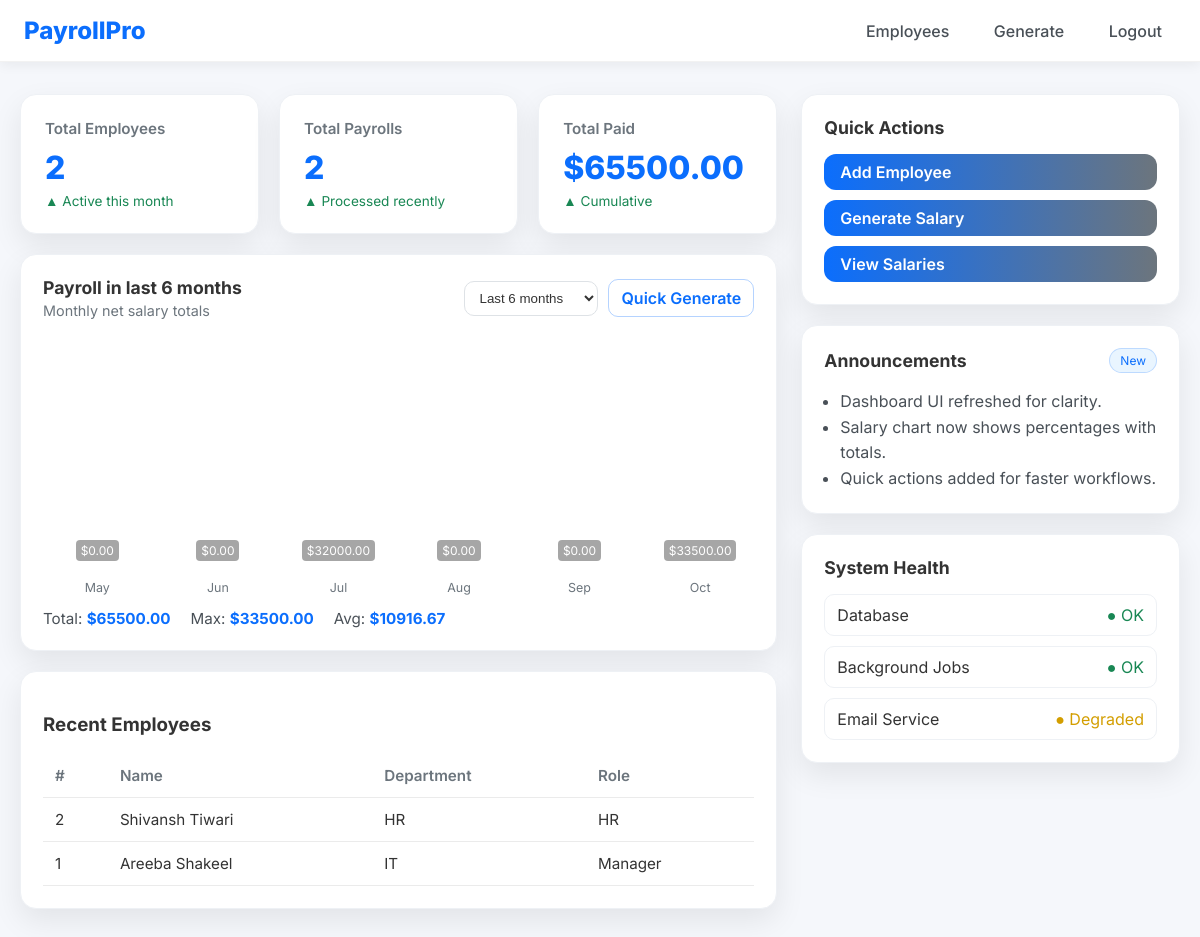
The page /dashboard (signed in) on the database its author committed.
### app.py (models this page shows)
class Employee(db.Model):
    id = db.Column(db.Integer, primary_key=True)
    name = db.Column(db.String(100))
    department = db.Column(db.String(100))
    role = db.Column(db.String(100))
    joining_date = db.Column(db.String(100))
    basic_salary = db.Column(db.Float)

### app.py (the view)
@app.route('/dashboard')
def dashboard():
    if not session.get('user_id'):
        return redirect(url_for('login'))
    total_employees = Employee.query.count()
    total_payrolls = Salary.query.count()
    total_paid = 0.0
    for s in Salary.query.all():
        try:
            total_paid += float(s.net_salary or 0)
        except Exception:
            pass
    recent_employees = Employee.query.order_by(Employee.id.desc()).limit(5).all()
    def last_n_months(n=6):
        now = datetime.now()
        months = []
        y = now.year
        m = now.month
        for _ in range(n):
            months.append((y, m))
            m -= 1
            if m == 0:
                m = 12
                y -= 1
        months.reverse()
        return months
    months = last_n_months(6)
    month_labels = [f"{calendar.month_abbr[m]} {y}" for (y, m) in months]
    month_map = {(y, m): 0.0 for (y, m) in months}
    for s in Salary.query.all():
        try:
            parts = s.date.split('-')
            y = int(parts[0]); m = int(parts[1])
            if (y, m) in month_map:
                month_map[(y, m)] += float(s.net_salary or 0)
        except Exception:
            continue
    month_values = [round(month_map[(y, m)], 2) for (y, m) in months]
    max_month_value = max(month_values) if month_values and max(month_values) > 0 else 1
    chart_data = []
    for label, value in zip(month_labels, month_values):
        try:
            h = int((value / max_month_value) * 100) if max_month_value else 0
        except Exception:
            h = 0
        chart_data.append({
            'label': label,
            'value': value,
            'formatted': "${:.2f}".format(value),
            'h': h
        })
    stats = {
        'total_employees': total_employees,
        'total_payrolls': total_payrolls,
        'total_paid': round(total_paid, 2)
    }
    return render_template('dashboard.html', stats=stats, chart_labels=month_labels, chart_values=month_values, chart_data=chart_data, max_month_value=max_month_value, recent_employees=recent_employees)

### app.py (called while the page is built)
@app.context_processor
def inject_current_year():
    return { 'current_year': datetime.now().year }

### templates/dashboard.html (shortened to what this page needs)
<!DOCTYPE html>
<html lang="en">
<head>
</head>
<body>
<header>
    <a class="brand" href="#">PayrollPro</a>
    <div class="nav-links">
        <a href="{{ url_for('view_employees') }}">Employees</a>
        <a href="{{ url_for('generate_salary') }}">Generate</a>
        <a href="{{ url_for('logout') }}">Logout</a>
    </div>
</header>
<main>
    <div class="left-col">
        <div class="stat-cards">
            <div class="stat-card">
                <h3>Total Employees</h3>
                <div class="value">{{ stats.total_employees }}</div>
                <div class="stat-trend">▲ Active this month</div>
            </div>
            <div class="stat-card">
                <h3>Total Payrolls</h3>
                <div class="value">{{ stats.total_payrolls }}</div>
                <div class="stat-trend">▲ Processed recently</div>
            </div>
            <div class="stat-card">
                <h3>Total Paid</h3>
                <div class="value">${{ "{:.2f}".format(stats.total_paid) }}</div>
                <div class="stat-trend">▲ Cumulative</div>
            </div>
        </div>
        <div class="panel">
            <div class="panel-header">
                <div>
                    <h3>Payroll in last 6 months</h3>
                    <p>Monthly net salary totals</p>
                </div>
                <div class="toolbar">
                    <select class="select">
                        <option>Last 6 months</option>
                    </select>
                    <a class="btn-ghost" href="{{ url_for('generate_salary') }}">Quick Generate</a>
                </div>
            </div>
            <div class="chart">
                {%- for d in chart_data %}
                <div class="chart-bar-wrapper">
                    <div class="chart-bar" style="height: {{ d.h }}%;" title="{{ d.label }}">
                        <span class="bar-label">{{ d.formatted }}</span>
                    </div>
                    <span class="bar-month">{{ d.label.split(' ')[0] }}</span>
                </div>
                {%- endfor %}
            </div>
            <div class="chart-summary">
                <div class="item">Total: <strong>${{ "{:.2f}".format(chart_values|sum) }}</strong></div>
                <div class="item">Max: <strong>${{ "{:.2f}".format(chart_values|max) }}</strong></div>
                <div class="item">Avg: <strong>${{ "{:.2f}".format((chart_values|sum) / (chart_values|length if chart_values|length else 1)) }}</strong></div>
            </div>
        </div>
        <div class="panel">
            <h3>Recent Employees</h3>
            <table>
                <thead>
                    <tr><th>#</th><th>Name</th><th>Department</th><th>Role</th></tr>
                </thead>
                <tbody>
                    {% for emp in recent_employees %}
                    <tr>
                        <td>{{ emp.id }}</td>
                        <td>{{ emp.name }}</td>
                        <td>{{ emp.department }}</td>
                        <td>{{ emp.role }}</td>
                    </tr>
                    {% endfor %}
                </tbody>
            </table>
        </div>
    </div>
    <aside class="sidebar">
        <div class="panel quick-actions">
            <div class="panel-header"><h3>Quick Actions</h3></div>
            <div class="actions">
                <a class="btn-primary" href="{{ url_for('add_employee') }}">Add Employee</a>
                <a class="btn-primary" href="{{ url_for('generate_salary') }}">Generate Salary</a>
                <a class="btn-primary" href="{{ url_for('view_salaries') }}">View Salaries</a>
            </div>
        </div>
        <div class="panel">
            <div class="panel-header"><h3>Announcements</h3><span class="badge">New</span></div>
            <ul style="margin:0; padding-left:16px; color:#495057; line-height:1.6;">
                <li>Dashboard UI refreshed for clarity.</li>
                <li>Salary chart now shows percentages with totals.</li>
                <li>Quick actions added for faster workflows.</li>
            </ul>
        </div>
        <div class="panel">
            <div class="panel-header"><h3>System Health</h3></div>
            <div class="health-list">
                <div class="health-item"><span>Database</span><span class="ok">● OK</span></div>
                <div class="health-item"><span>Background Jobs</span><span class="ok">● OK</span></div>
                <div class="health-item"><span>Email Service</span><span class="warn">● Degraded</span></div>
            </div>
        </div>
    </aside>
</main>
</body>
</html>

### templates/dashboard.html (style rules this page uses)
:root { --bg: #f5f7fb; --card: #ffffff; --muted: #6c757d; --primary: #0b6efd; --accent: #6c757d; --radius:16px; --shadow: 0 12px 30px rgba(0,0,0,0.08); }
* { box-sizing:border-box; }
body { margin:0; font-family: 'Inter', sans-serif; background: var(--bg); color: #333; }
header { background: var(--card); padding:16px 24px; display:flex; justify-content:space-between; align-items:center; box-shadow:0 3px 12px rgba(0,0,0,0.06); border-bottom:1px solid rgba(0,0,0,0.05); }
.brand { font-weight:800; font-size:1.5rem; color: var(--primary); text-decoration:none; }
.nav-links a { margin-left:12px; text-decoration:none; font-weight:500; padding:8px 14px; border-radius:10px; transition:0.3s; color: #495057; }
.btn-primary { background: linear-gradient(90deg,var(--primary),var(--accent)); color:#fff; padding:8px 16px; border-radius:12px; text-decoration:none; font-weight:600; transition:0.3s; }
.btn-ghost { background: transparent; color: var(--primary); border: 1px solid rgba(11,110,253,0.3); padding:8px 12px; border-radius:10px; text-decoration:none; font-weight:600; }
main { display:grid; grid-template-columns: 2fr 1fr; max-width:1200px; margin:32px auto; padding:0 20px; gap:24px; }
.left-col { display:flex; flex-direction:column; gap:20px; }
.stat-cards { display:grid; grid-template-columns: repeat(3, 1fr); gap:20px; }
.stat-card { background: #ffffff; padding:24px; border-radius: var(--radius); box-shadow: var(--shadow); border: 1px solid #eef1f5; transition: transform 0.3s, box-shadow 0.3s; }
.stat-card h3 { margin:0; font-size:0.95rem; color: var(--muted); font-weight:600; }
.stat-card .value { font-size:2rem; font-weight:800; margin-top:10px; color: var(--primary); }
.stat-trend { font-size:0.85rem; color:#198754; margin-top:6px; }
.panel { background: var(--card); border-radius: var(--radius); padding:22px; box-shadow: var(--shadow); transition: transform 0.3s; border: 1px solid #eef1f5; }
.panel-header { display:flex; justify-content:space-between; align-items:center; margin-bottom:16px; }
.panel-header h3 { margin:0; font-size:1.1rem; }
.panel-header p { margin:4px 0 0; color: var(--muted); font-size:0.9rem; }
.toolbar { display:flex; gap:10px; align-items:center; }
.select { border:1px solid #dee2e6; border-radius:10px; padding:8px 10px; background:#fff; color:#333; }
.chart { display:flex; align-items:end; gap:12px; height:260px; }
.chart-bar-wrapper { display:flex; flex-direction:column; align-items:center; gap:6px; flex:1; }
.chart-bar { width:100%; background: linear-gradient(180deg,var(--primary),var(--accent)); border-radius:8px 8px 0 0; display:flex; align-items:flex-end; justify-content:center; position:relative; transition:0.3s; }
.bar-label { color:#fff; font-size:0.75rem; padding:3px 5px; border-radius:4px; position:absolute; top:-28px; background: rgba(0,0,0,0.35); }
.bar-month { font-size:0.78rem; color:var(--muted); margin-top:6px; }
.chart-summary { display:flex; gap:20px; margin-top:14px; color:#495057; font-size:0.95rem; }
.chart-summary .item strong { color:#0b6efd; }
table { width:100%; border-collapse:collapse; font-size:0.95rem; }
th, td { padding:12px; text-align:left; border-bottom:1px solid rgba(0,0,0,0.08); }
th { color: var(--muted); font-weight:600; }
td { color: #333; }
.sidebar { display:flex; flex-direction:column; gap:20px; }
.quick-actions .actions { display:grid; grid-template-columns: 1fr; gap:10px; }
.badge { display:inline-block; padding:4px 10px; border-radius:999px; font-size:0.75rem; background:#e9f5ff; color:#0b6efd; border:1px solid rgba(11,110,253,0.2); }
.health-list { display:flex; flex-direction:column; gap:10px; }
.health-item { display:flex; justify-content:space-between; align-items:center; padding:10px 12px; border:1px solid #eef1f5; border-radius:10px; }
.health-item .ok { color:#198754; }
.health-item .warn { color:#d39e00; }

### rows shown on the page
Employee: id "2", name "Shivansh Tiwari", department "HR", role "HR"
Employee: id "1", name "Areeba Shakeel", department "IT", role "Manager"

### other values the page prints
{{ stats.total_employees }} "2"
{{ stats.total_payrolls }} "2"
{{ "{:.2f}".format(stats.total_paid) }} "65500.00"
{{ d.formatted }} "$0.00" "$0.00" "$32000.00" "$0.00" "$0.00" "$33500.00"
{{ d.label.split(' ')[0] }} "May" "Jun" "Jul" "Aug" "Sep" "Oct"
{{ "{:.2f}".format(chart_values|sum) }} "65500.00"
{{ "{:.2f}".format(chart_values|max) }} "33500.00"
